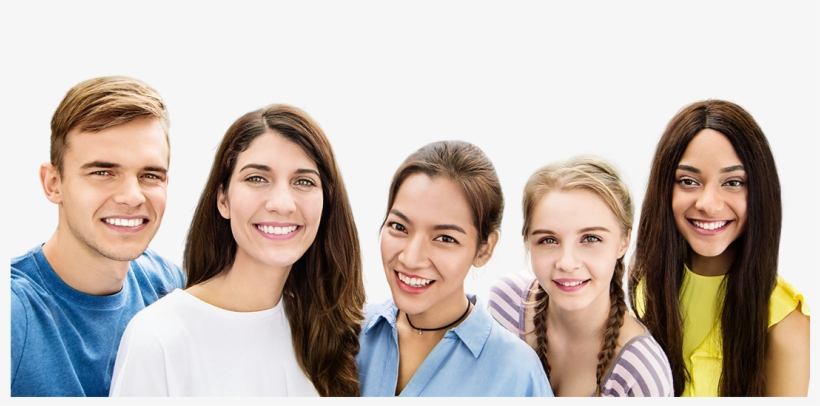
%> input picture image_project/faces.png, 820 x 406 px
$ octave face_detection.m   (GNU Octave 9; MATLAB toolbox functions it lacks are replaced by stand-ins)
%> lines starting %> are read from the running program, lines starting %| are printed output that depends on the picture
% Load the input image and convert to grayscale
inputImage = imread('C:\Users\DELL\Downloads\faces.png');
%> inputImage is the input picture: size 406x820x3 uint8; mean R, G, B 194.5, 183.9, 176.9
inputImage = rgb2gray(inputImage);
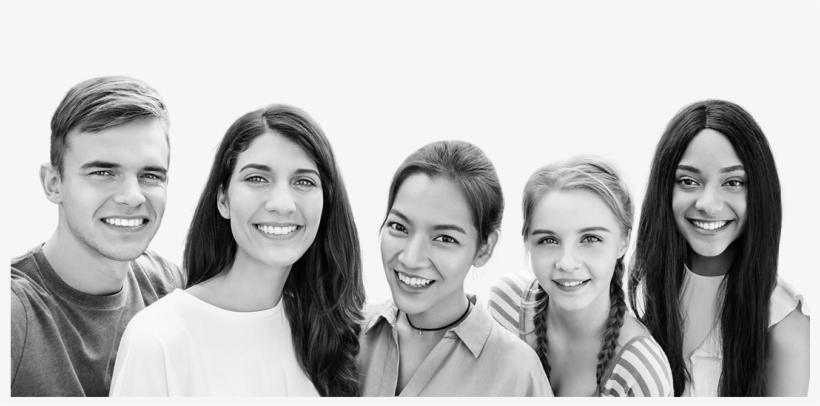
%> inputImage: size 406x820 uint8; min 1, max 253, mean 186.3

% Enhance the image using adaptive histogram equalization
inputImage = adapthisteq(inputImage);
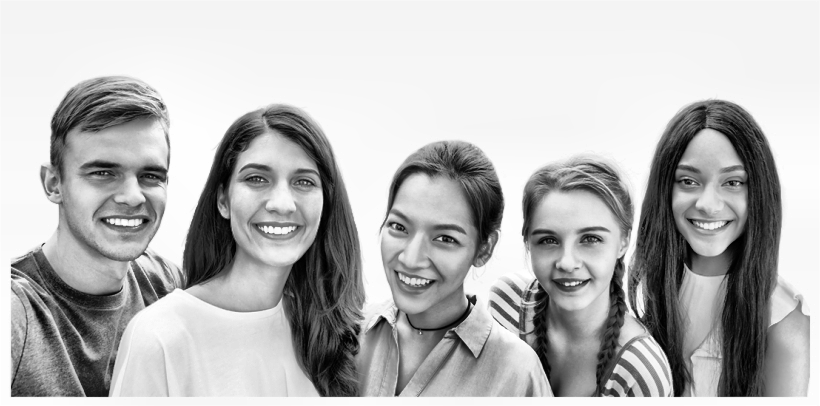
%> inputImage: size 406x820 uint8; min 0, max 255, mean 183.9

% Apply median filtering to remove noise
inputImage = medfilt2(inputImage);

% Resize the input image to a maximum width of 500 pixels
maxWidth = 500;
[height, width, ~] = size(inputImage);
%> height = 406; width = 820
if width > maxWidth
    scaleFactor = maxWidth / width;
%> scaleFactor = 0.61
    inputImage = imresize(inputImage, scaleFactor);
%> inputImage: size 248x500 uint8
end

% Create a face detector object and detect faces in the input image
faceDetector = vision.CascadeObjectDetector;
bboxes = step(faceDetector, inputImage);
%> bboxes = [40 78 77 77; 134 83 73 73; 222 114 74 74; 314 121 70 70; 401 88 66 66]

% Specify the folder path to save the segmented faces
folderPath = 'C:\Users\DELL\Downloads\'; % Change this to your desired path

% Display the detected faces on the input image
numFaces = size(bboxes, 1);
%> numFaces = 5
if numFaces > 0
    labels = cell(numFaces, 1);
%> labels = {[], [], [], [], []}
    for i = 1:numFaces
        labels{i} = sprintf('Face %d', i);
        % Extract the current face
        face = imcrop(inputImage, bboxes(i, :));
        % Save the face to the specified folder
        imwrite(face, sprintf('%sface%d.png', folderPath, i));
        % Display the segmented face
        figure;
        imshow(face);
        title(sprintf('Segmented Face %d', i));
    end
%> this loop made 5 passes
%> pass 1, `face = imcrop(inputImage, bboxes(i, :));`:
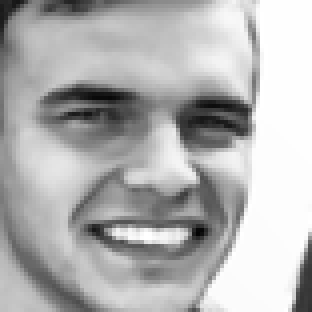
%> face: size 78x78 uint8 (shown 4 times larger); min 4, max 255, mean 178.9
%> pass 2, `face = imcrop(inputImage, bboxes(i, :));`:
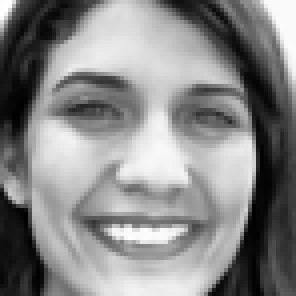
%> face: size 74x74 uint8 (shown 4 times larger); min 0, max 255, mean 135.4
%> pass 3, `face = imcrop(inputImage, bboxes(i, :));`:
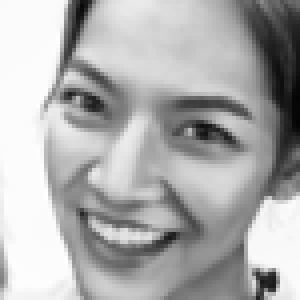
%> face: size 75x75 uint8 (shown 4 times larger); min 4, max 255, mean 174.2
%> after the loop, labels = {'Face 1', 'Face 2', 'Face 3', 'Face 4', 'Face 5'}
    % Display the input image with face detections
    IFaces = insertObjectAnnotation(inputImage, 'rectangle', bboxes, labels);
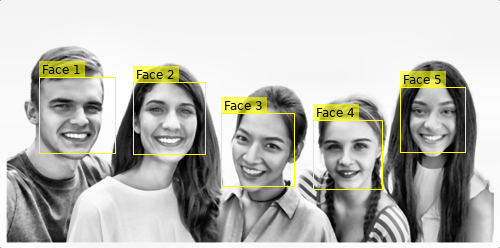
%> IFaces: size 248x500x3 uint8; mean R, G, B 186.7, 186.7, 179.8
    figure;
    imshow(IFaces);
    title(sprintf('Detected %d Faces', numFaces));
else
    disp('No faces detected.');
end
